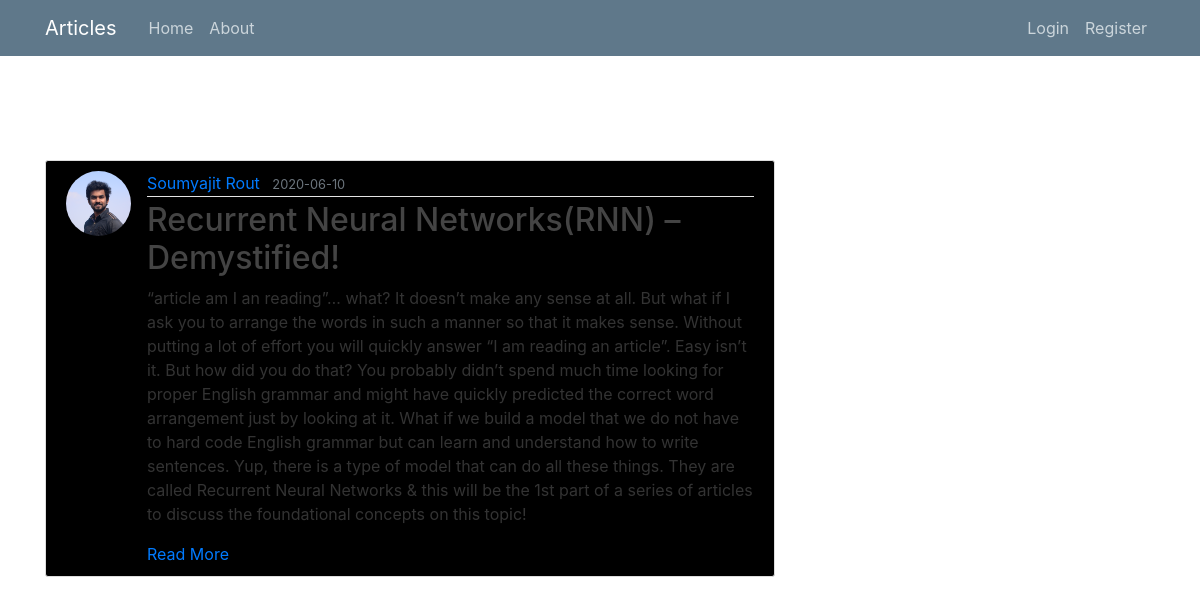
The app's page /post/4 with its own data.
### flaskblog/models.py (models this page shows, shortened)
class User(db.Model, UserMixin):
    id = db.Column(db.Integer, primary_key=True)
    username = db.Column(db.String(20), unique=True, nullable=False)
    email = db.Column(db.String(120), unique=True, nullable=False)
    image_file = db.Column(db.String(20), nullable=False, default='default.jpg')
    password = db.Column(db.String(60), nullable=False)
    posts = db.relationship('Post', backref='author', lazy=True)

class Post(db.Model):
    id = db.Column(db.Integer, primary_key=True)
    title = db.Column(db.String(100), nullable=False)
    date_posted = db.Column(db.DateTime, nullable=False, default=datetime.utcnow)
    content = db.Column(db.Text, nullable=False)
    link = db.Column(db.Text,nullable=False)
    user_id = db.Column(db.Integer, db.ForeignKey('user.id'), nullable=False)

### flaskblog/posts/routes.py (the view)
@posts.route("/post/<int:post_id>")
def post(post_id):
    post = Post.query.get_or_404(post_id)
    return render_template('post.html', title=post.title, post=post)

### flaskblog/templates/post.html (shortened to what this page needs)
{% extends "layout.html" %}
{% block content %}
  <article class="media content-section">
    <img class="rounded-circle article-img" src="{{ url_for('static', filename='profile_pics/' + post.author.image_file) }}">
    <div class="media-body">
      <div class="article-metadata">
        <a class="mr-2" href="{{ url_for('users.user_posts', username=post.author.username) }}">{{ post.author.username }}</a>
        <small class="text-muted">{{ post.date_posted.strftime('%Y-%m-%d') }}</small>
      </div>
      <h2 class="article-title">{{ post.title }}</h2>
      <p class="article-content">{{ post.content }}</p>
      <a href="{{ post.link }}">Read More</a>
    </div>
  </article>
{% endblock content %}

### flaskblog/static/main.css (style rules this page uses)
body { background: #ffff; color: #333333; margin-top: 10rem; }
h1, h2, h3, h4, h5, h6 { color: #000; }
.content-section { background: #000; padding: 10px 20px; border: 1px solid #dddddd; border-radius: 3px; margin-bottom: 20px; }
.article-title { color: #444444; }
.article-content { white-space: pre-line; }
.article-img { height: 65px; width: 65px; margin-right: 16px; }
.article-metadata { padding-bottom: 1px; margin-bottom: 4px; border-bottom: 1px solid #e3e3e3 }

### records on screen
User: image_file (picture), author.username "Soumyajit Rout"
Post: date_posted "2020-06-10", title "Recurrent Neural Networks(RNN) – Demystified!", content "“article am I an reading”… what? It doesn’t make any sense at all. But what if I ask you to arrange the words in such a manner so that it makes sense. Without putting a lot of effort you will quickly answer “I am reading an article”. Easy isn’t it. But how did you do that? You probably didn’t spend much time looking for proper English grammar and might have quickly predicted the correct word arrangement just by looking at it. What if we build a model that we do not have to hard code English grammar but can learn and understand how to write sentences. Yup, there is a type of model that can do all these things. They are called Recurrent Neural Networks & this will be the 1st part of a series…"
